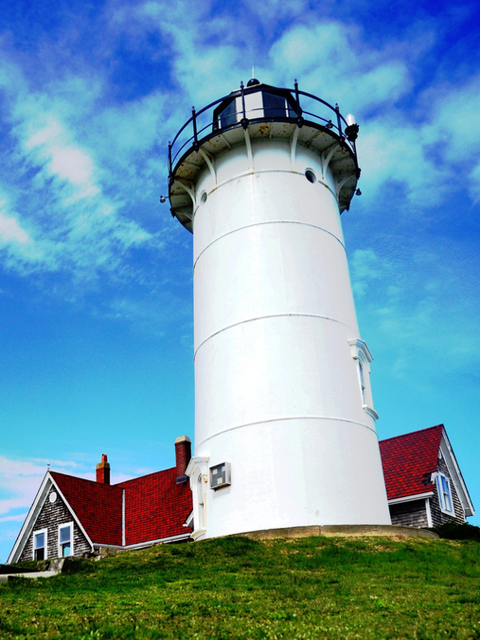
#> input picture HW1/images/lighthouse.png, 480 x 640 px
$ python HW1_Task4.py
#> lines starting #> are read from the running program, lines starting #| are printed output that depends on the picture
# Task 4 - Basic Image Processing with Python Pillow
from PIL import Image
import matplotlib.pyplot as plt
import numpy as np

# Load the original RGB image
original_image = Image.open('./images/lighthouse.png')
#> original_image is the input picture: PIL image 480x640 RGB; mean R, G, B 106.4, 150.1, 171.4

# Display the original RGB image
plt.subplot(2, 2, 1)
plt.imshow(np.array(original_image))
plt.title('Original RGB Image')

# Convert the original RGB image to grayscale
gray_image = original_image.convert('L')
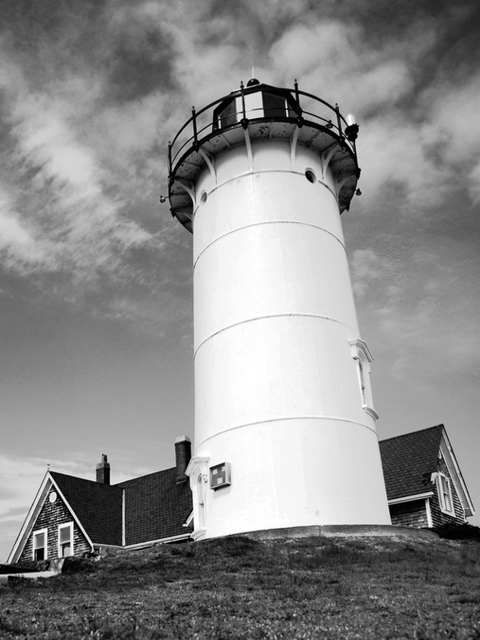
#> gray_image: PIL image 480x640 L; min 0, max 255, mean 139.5

# Display the grayscale image
plt.subplot(2, 2, 2)
plt.imshow(np.array(gray_image), cmap='gray')
plt.title('Grayscale Image')

# Rotate the original RGB image
rotated_image = original_image.rotate(45)
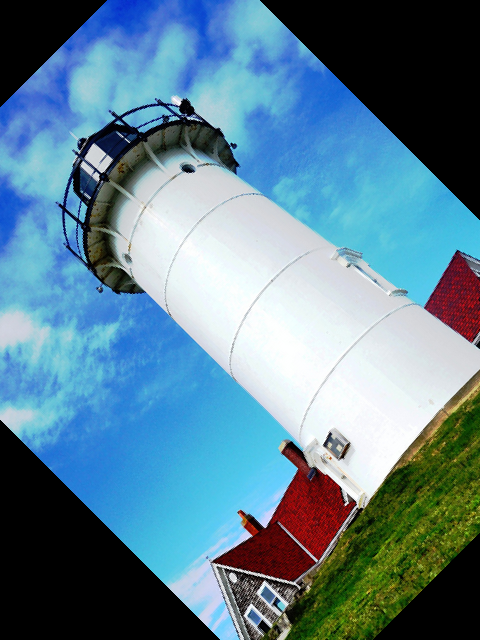
#> rotated_image: PIL image 480x640 RGB; mean R, G, B 93.1, 128.9, 146.9

# Display the rotated image
plt.subplot(2, 2, 3)
plt.imshow(np.array(rotated_image))
plt.title('Rotated Image')

# Display the histogram of the grayscale image
plt.subplot(2, 2, 4)
plt.hist(np.array(gray_image).ravel(), bins=256, color='blue')
plt.title('Histogram of Grayscale Image')

plt.show()
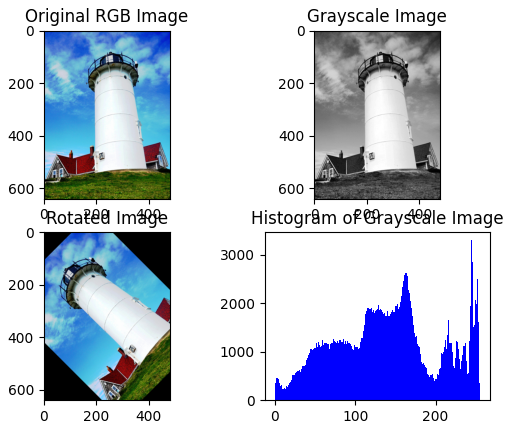
#> figure drawn by matplotlib, 4 panels; panel 4: tallest bar 3300 high, from x = 244 to 245

$ run again, with HW1/images/shadow.tif saved as HW1/images/lighthouse.png
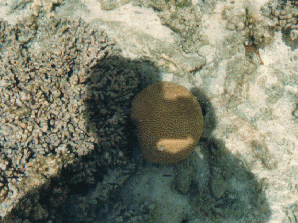
#> input picture HW1/images/shadow.tif, 298 x 223 px
#> original_image is the input picture: PIL image 298x223 P; mean R, G, B 125.2, 127.4, 108.8
#> `rotated_image = original_image.rotate(45)`:
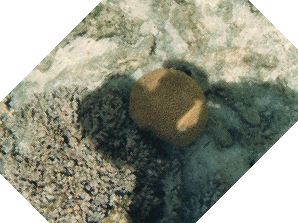
#> rotated_image: PIL image 298x223 P; mean R, G, B 148.7, 150.8, 135.9
#> `plt.show()`:
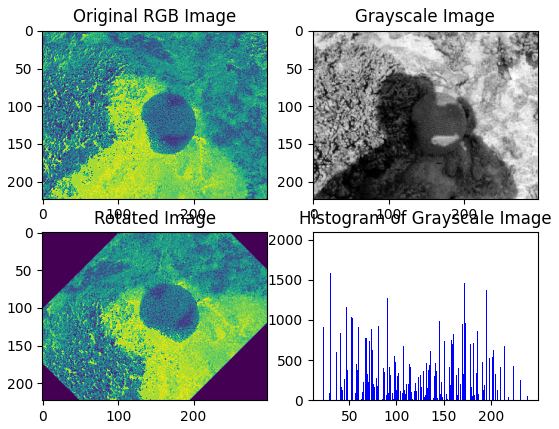
#> figure drawn by matplotlib, 4 panels; palette indices are drawn, not the picture's colours; panel 4: tallest bar 1995 high, from x = 35.56 to 36.41
